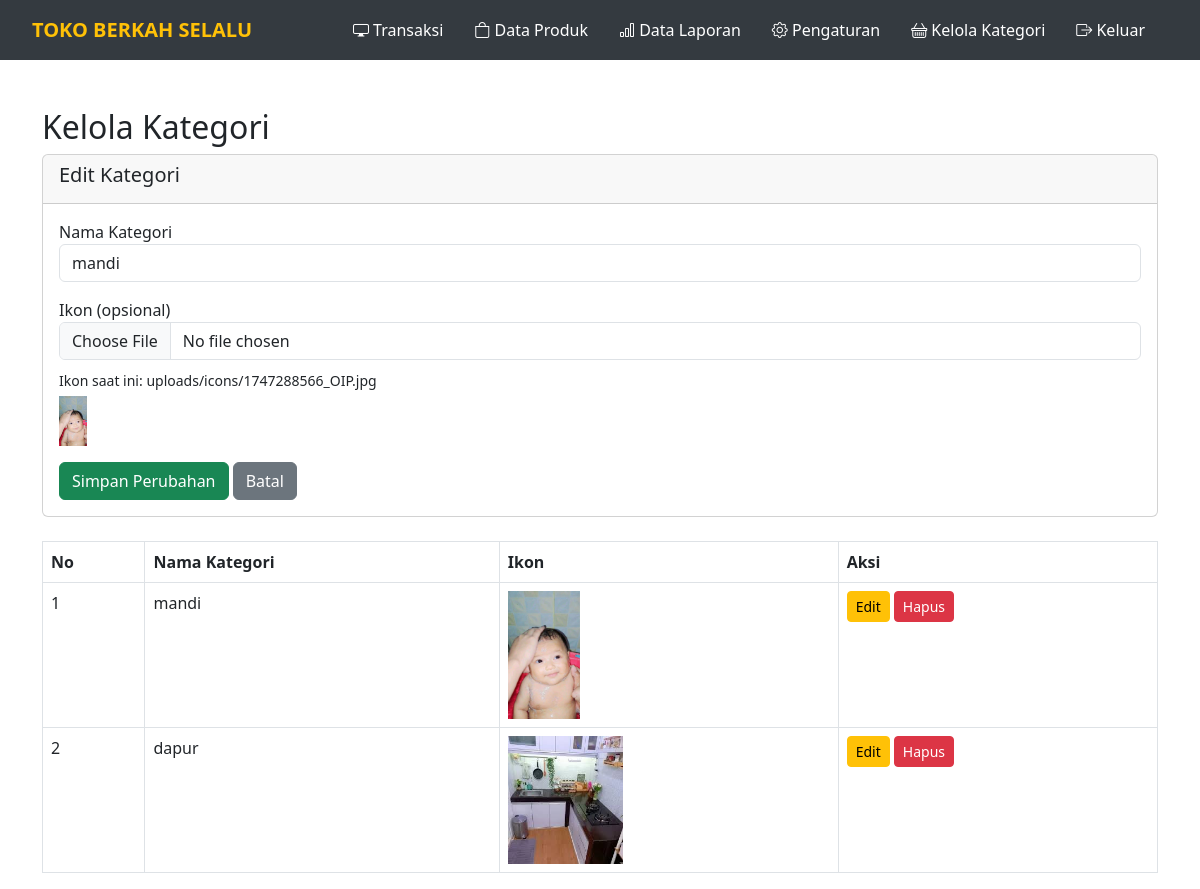
Screenshot of /manage_kategori.php?edit=1 (signed in) with the database file from the repository.
### tables this page shows
CREATE TABLE `kategori` (
  `id` int(11) NOT NULL,
  `nama_kategori` varchar(50) NOT NULL,
  `ikon` varchar(100) DEFAULT NULL
);

### manage_kategori.php (the view, shortened to what this page needs)
<?php
include 'init.php';
$edit_data = null;
if (isset($_GET['edit'])) {
    $id = mysqli_real_escape_string($koneksi, $_GET['edit']);
    $edit_query = "SELECT * FROM kategori WHERE id = $id";
    $edit_result = mysqli_query($koneksi, $edit_query);
    $edit_data = mysqli_fetch_assoc($edit_result);
}
$query = "SELECT * FROM kategori";
$result = mysqli_query($koneksi, $query);
?>
<!DOCTYPE html>
<html lang="id">
<head>
    <link rel="stylesheet" href="https://cdn.jsdelivr.net/npm/bootstrap@5.3.0/dist/css/bootstrap.min.css">
</head>
<body>
    <?php include 'navbar.php'; ?>
    <div class="container mt-5">
        <h2>Kelola Kategori</h2>
        <div class="card mb-4">
            <div class="card-header">
                <h5><?= $edit_data ? 'Edit Kategori' : 'Tambah Kategori Baru' ?></h5>
            </div>
            <div class="card-body">
                <form method="POST" action="" enctype="multipart/form-data">
                    <div class="mb-3">
                        <label>Nama Kategori</label>
                        <input type="text" name="nama_kategori" class="form-control" value="<?= $edit_data ? $edit_data['nama_kategori'] : '' ?>" required>
                    </div>
                    <div class="mb-3">
                        <label>Ikon (opsional)</label>
                        <input type="file" name="ikon" class="form-control">
                        <?php if($edit_data && $edit_data['ikon']): ?>
                            <div class="mt-2">
                                <small>Ikon saat ini: <?= $edit_data['ikon'] ?></small>
                                <?php if(file_exists($edit_data['ikon'])): ?>
                                    <img src="<?= $edit_data['ikon'] ?>" alt="Icon" style="max-height: 50px; max-width: 50px;" class="d-block mt-1">
                                <?php endif; ?>
                            </div>
                        <?php endif; ?>
                    </div>
                    <?php if($edit_data): ?>
                        <button type="submit" name="edit" class="btn btn-success">Simpan Perubahan</button>
                        <a href="manage_kategori.php" class="btn btn-secondary">Batal</a>
                    <?php else: ?>
                        <button type="submit" name="tambah" class="btn btn-primary">Tambah Kategori</button>
                    <?php endif; ?>
                </form>
            </div>
        </div>
        <table class="table table-bordered">
            <thead>
                <tr>
                    <th>No</th>
                    <th>Nama Kategori</th>
                    <th>Ikon</th>
                    <th>Aksi</th>
                </tr>
            </thead>
            <tbody>
                <?php
                $no = 1;
                while ($row = mysqli_fetch_assoc($result)):
                ?>
                <tr>
                    <td><?= $no++ ?></td>
                    <td><?= htmlspecialchars($row['nama_kategori']) ?></td>
                    <td>
                        <?php if($row['ikon'] && file_exists($row['ikon'])): ?>
                            <img src="<?= $row['ikon'] ?>" alt="Icon" style="max-height: 128px; max-width: 128px;">
                        <?php else: ?>
                            <span class="text-muted">Tidak ada ikon</span>
                        <?php endif; ?>
                    </td>
                    <td>
                        <a href="?edit=<?= $row['id'] ?>" class="btn btn-warning btn-sm">Edit</a>
                        <a href="?hapus=<?= $row['id'] ?>" class="btn btn-danger btn-sm"
                           onclick="return confirm('Yakin ingin menghapus kategori ini?')">Hapus</a>
                    </td>
                </tr>
                <?php endwhile; ?>
            </tbody>
        </table>
    </div>
</body>
</html>

### navbar.php (style rules this page uses)
body { padding-top: 60px; }

### rows the page displays
kategori: nama_kategori "mandi", ikon "uploads/icons/1747288566_OIP.jpg", ikon (picture)
kategori: nama_kategori "dapur", ikon (picture)
